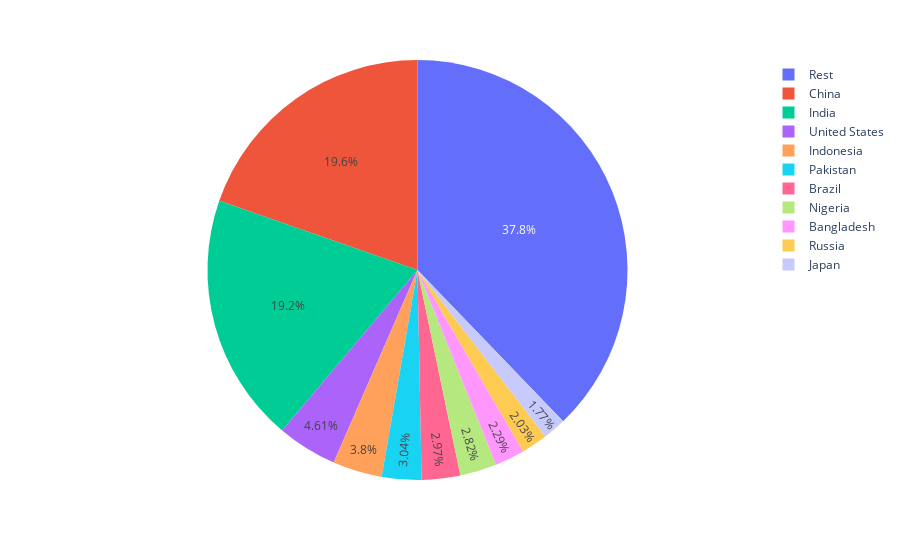

This figure's notebook cell:
### Code cell
configure_plotly_collab()
df_pop = df[['COUNTRY','pop_est']].sort_values('pop_est',ascending=False).head(10)
df_pop_new = df[['COUNTRY','pop_est']]
df_pop_new.loc[df_pop_new['COUNTRY'].isin(df_pop['COUNTRY']) == False, 'COUNTRY'] = 'Rest'
# Put the rest of the countries that do not appear in the top 10 as 'Rest'
px.pie(df_pop_new,'COUNTRY','pop_est')

### Figure 1 — Plotly figure (JSON) as saved in the notebook; plotly's stock layout.template omitted (floating-point values rounded to 4 significant figures; data arrays with more than 128 entries replaced by an {"elided": "..."} marker saying what was removed)
{"data": [{"domain": {"x": [0, 1], "y": [0, 1]}, "hovertemplate": "COUNTRY=%{label}<br>pop_est=%{value}<extra></extra>", "labels": {"elided": "167 str values"}, "legendgroup": "", "name": "", "showlegend": true, "values": {"elided": "167 int values"}, "type": "pie"}], "layout": {"legend": {"tracegroupgap": 0}, "margin": {"t": 60}}}
